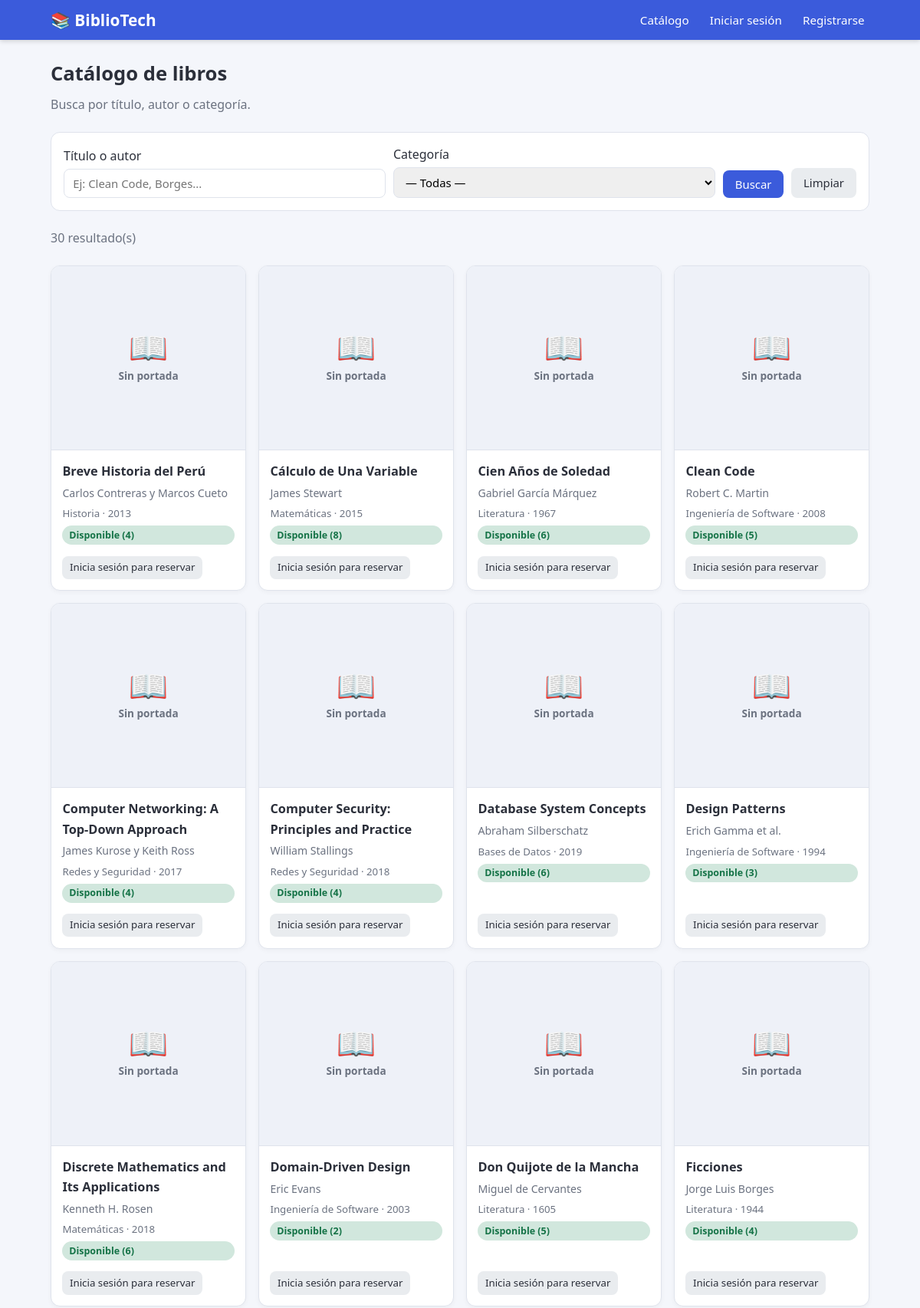
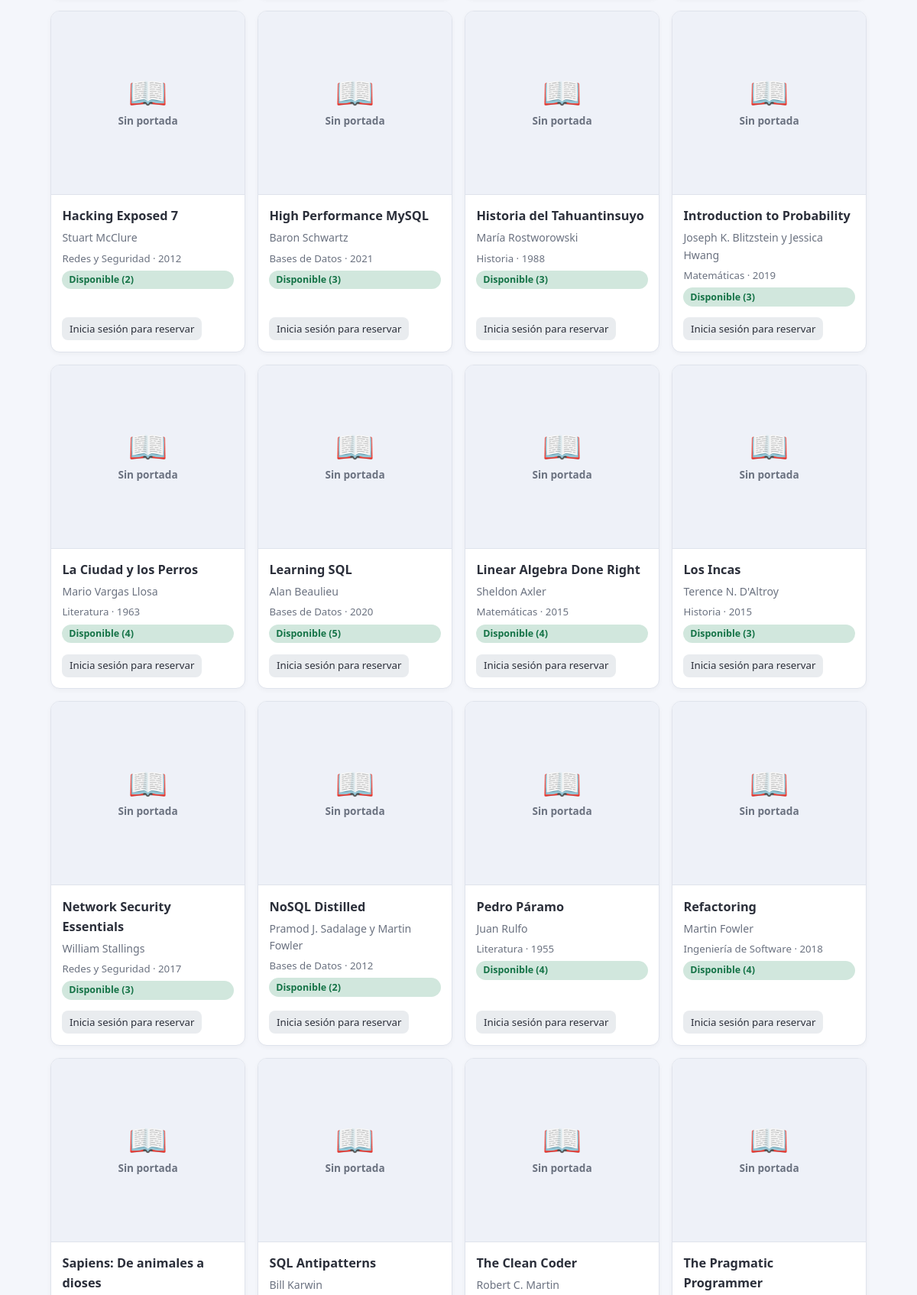
/catalogo.php (upper part), run on the app's committed database (2 pictures, top to bottom).
### tables this page shows
CREATE TABLE `libros` (
  `id` bigint(20) UNSIGNED NOT NULL,
  `titulo` varchar(255) NOT NULL,
  `autor` varchar(180) NOT NULL,
  `isbn` varchar(20) DEFAULT NULL,
  `id_categoria` bigint(20) UNSIGNED DEFAULT NULL,
  `editorial` varchar(150) DEFAULT NULL,
  `anio` smallint(5) UNSIGNED DEFAULT NULL,
  `portada_url` varchar(500) DEFAULT NULL,
  `sinopsis` text DEFAULT NULL,
  `stock_total` int(10) UNSIGNED NOT NULL DEFAULT 0,
  `stock_disponible` int(10) UNSIGNED NOT NULL DEFAULT 0,
  `created_at` timestamp NOT NULL DEFAULT current_timestamp(),
  `updated_at` timestamp NOT NULL DEFAULT current_timestamp() ON UPDATE current_timestamp()
);

CREATE TABLE `categorias` (
  `id` bigint(20) UNSIGNED NOT NULL,
  `nombre` varchar(100) NOT NULL,
  `descripcion` text DEFAULT NULL,
  `created_at` timestamp NOT NULL DEFAULT current_timestamp(),
  `updated_at` timestamp NOT NULL DEFAULT current_timestamp() ON UPDATE current_timestamp()
);

### includes/auth.php (called while the page is built, shortened)
<?php
function estaLogueado(): bool
{
    return isset($_SESSION['usuario_id']);
}
function usuarioActual(PDO $conexion): ?array
{
    if (!estaLogueado()) {
        return null;
    }
    $sql = "SELECT id, nombre, email, rol, estado
            FROM usuarios
            WHERE id = :id";
    $stmt = $conexion->prepare($sql);
    $stmt->execute([':id' => $_SESSION['usuario_id']]);
    $usuario = $stmt->fetch();
    return $usuario ?: null;
}
function e(?string $texto): string
{
    return htmlspecialchars($texto ?? '', ENT_QUOTES, 'UTF-8');
}

### catalogo.php (the view, shortened to what this page needs)
<?php
require_once __DIR__ . '/includes/auth.php';
$busqueda   = trim($_GET['buscar'] ?? '');
$sql = "SELECT l.*, c.nombre AS categoria
        FROM libros l
        LEFT JOIN categorias c ON c.id = l.id_categoria
        WHERE 1 = 1";
$parametros = [];
$sql .= " ORDER BY l.titulo";
$stmt = $conexion->prepare($sql);
$stmt->execute($parametros);
$libros = $stmt->fetchAll();
require_once __DIR__ . '/includes/header.php';
?>
<h1 class="titulo-pagina">Catálogo de libros</h1>
<p class="subtitulo">Busca por título, autor o categoría.</p>
<form method="GET" action="catalogo.php" class="barra-busqueda">
    <div class="campo">
        <label for="buscar">Título o autor</label>
        <input type="text" id="buscar" name="buscar"
               value="<?= e($busqueda) ?>" placeholder="Ej: Clean Code, Borges...">
    </div>
    <div class="campo">
        <label for="categoria">Categoría</label>
        <select id="categoria" name="categoria">
            <option value="0">— Todas —</option>
        </select>
    </div>
    <button type="submit" class="boton boton-primario">Buscar</button>
    <a href="catalogo.php" class="boton boton-suave">Limpiar</a>
</form>
<p class="subtitulo"><?= count($libros) ?> resultado(s)</p>
<div class="grid-libros">
    <?php foreach ($libros as $lib): ?>
        <div class="libro-tarjeta">
            <div class="libro-cuerpo">
                <span class="libro-titulo"><?= e($lib['titulo']) ?></span>
                <span class="libro-autor"><?= e($lib['autor']) ?></span>
                <span class="libro-datos">
                    <?= e($lib['categoria'] ?: 'Sin categoría') ?>
                    <?= $lib['anio'] ? ' · ' . (int) $lib['anio'] : '' ?>
                </span>
                <?php if ((int) $lib['stock_disponible'] > 0): ?>
                    <span class="etiqueta etiqueta-verde">
                        Disponible (<?= (int) $lib['stock_disponible'] ?>)
                    </span>
                <?php else: ?>
                    <span class="etiqueta etiqueta-rojo">No disponible</span>
                <?php endif; ?>
                <div class="libro-acciones">
                    <?php if (!$usuario): ?>
                        <a href="login.php" class="boton boton-suave boton-pequeno">
                            Inicia sesión para reservar
                        </a>
                    <?php endif; ?>
                </div>
            </div>
        </div>
    <?php endforeach; ?>
</div>
<?php require_once __DIR__ . '/includes/footer.php'; ?>

### assets/css/estilos.css (style rules this page uses)
* { margin: 0; padding: 0; box-sizing: border-box; }
:root { --color-primario: #3b5bdb; --color-primario-oscuro: #2f49b3; --color-fondo: #f4f6fb; --color-borde: #dfe3ec; --color-texto: #2b2f3a; --color-texto-suave: #6b7280; --color-exito: #157347; --color-exito-fondo: #d1e7dd; --color-error: #b02a37; --color-error-fondo: #f8d7da; --color-advertencia: #997404; --color-advertencia-fondo: #fff3cd; }
body { font-family: "Segoe UI", Arial, Helvetica, sans-serif; background-color: var(--color-fondo); color: var(--color-texto); line-height: 1.6; min-height: 100vh; display: flex; flex-direction: column; overflow-x: hidden; }
a { color: var(--color-primario); text-decoration: none; }
.titulo-pagina { font-size: 1.6rem; margin-bottom: 0.4rem; }
.subtitulo { color: var(--color-texto-suave); margin-bottom: 1.4rem; }
.boton { display: inline-block; padding: 0.5rem 1rem; border: none; border-radius: 8px; font-size: 0.93rem; font-family: inherit; cursor: pointer; background-color: var(--color-primario); color: #fff !important; text-decoration: none !important; transition: background-color 0.15s; }
.boton-primario { background-color: var(--color-primario); }
.boton-suave { background-color: #e9ecef; color: var(--color-texto) !important; }
.boton-pequeno { padding: 0.28rem 0.6rem; font-size: 0.83rem; }
.etiqueta { display: inline-block; padding: 0.15rem 0.55rem; border-radius: 999px; font-size: 0.78rem; font-weight: 600; white-space: nowrap; }
.etiqueta-verde { background-color: var(--color-exito-fondo); color: var(--color-exito); }
.barra-busqueda { display: flex; gap: 0.6rem; flex-wrap: wrap; align-items: flex-end; background-color: #fff; border: 1px solid var(--color-borde); border-radius: 12px; padding: 1rem; margin-bottom: 1.4rem; }
.barra-busqueda .campo { flex: 1; min-width: 160px; display: flex; flex-direction: column; gap: 0.25rem; }
.barra-busqueda input, .barra-busqueda select { width: 100%; box-sizing: border-box; padding: 0.5rem 0.7rem; border: 1px solid var(--color-borde); border-radius: 8px; font-family: inherit; font-size: 0.93rem; }
.grid-libros { display: grid; grid-template-columns: repeat(auto-fill, minmax(210px, 1fr)); gap: 1rem; }
.libro-tarjeta { background-color: #fff; border: 1px solid var(--color-borde); border-radius: 12px; overflow: hidden; display: flex; flex-direction: column; box-shadow: 0 2px 6px rgba(0, 0, 0, 0.04); }
.libro-cuerpo { padding: 0.9rem; display: flex; flex-direction: column; gap: 0.3rem; flex: 1; }
.libro-titulo { font-size: 1.02rem; font-weight: 700; }
.libro-autor { color: var(--color-texto-suave); font-size: 0.88rem; }
.libro-datos { font-size: 0.83rem; color: var(--color-texto-suave); }
.libro-acciones { margin-top: auto; padding-top: 0.6rem; display: flex; gap: 0.4rem; flex-wrap: wrap; }

### data on the page
libros: titulo "Breve Historia del Perú", autor "Carlos Contreras y Marcos Cueto", id_categoria.nombre "Historia", anio "2013", stock_disponible "4", shows "Inicia sesión para reservar"
libros: titulo "Cálculo de Una Variable", autor "James Stewart", id_categoria.nombre "Matemáticas", anio "2015", stock_disponible "8", shows "Inicia sesión para reservar"
libros: titulo "Cien Años de Soledad", autor "Gabriel García Márquez", id_categoria.nombre "Literatura", anio "1967", stock_disponible "6", shows "Inicia sesión para reservar"
libros: titulo "Clean Code", autor "Robert C. Martin", id_categoria.nombre "Ingeniería de Software", anio "2008", stock_disponible "5", shows "Inicia sesión para reservar"
libros: titulo "Computer Networking: A Top-Down Approach", autor "James Kurose y Keith Ross", id_categoria.nombre "Redes y Seguridad", anio "2017", stock_disponible "4", shows "Inicia sesión para reservar"
libros: titulo "Computer Security: Principles and Practice", autor "William Stallings", id_categoria.nombre "Redes y Seguridad", anio "2018", stock_disponible "4", shows "Inicia sesión para reservar"
libros: titulo "Database System Concepts", autor "Abraham Silberschatz", id_categoria.nombre "Bases de Datos", anio "2019", stock_disponible "6", shows "Inicia sesión para reservar"
libros: titulo "Design Patterns", autor "Erich Gamma et al.", id_categoria.nombre "Ingeniería de Software", anio "1994", stock_disponible "3", shows "Inicia sesión para reservar"
libros: titulo "Discrete Mathematics and Its Applications", autor "Kenneth H. Rosen", id_categoria.nombre "Matemáticas", anio "2018", stock_disponible "6", shows "Inicia sesión para reservar"
libros: titulo "Domain-Driven Design", autor "Eric Evans", id_categoria.nombre "Ingeniería de Software", anio "2003", stock_disponible "2", shows "Inicia sesión para reservar"
libros: titulo "Don Quijote de la Mancha", autor "Miguel de Cervantes", id_categoria.nombre "Literatura", anio "1605", stock_disponible "5", shows "Inicia sesión para reservar"
libros: titulo "Ficciones", autor "Jorge Luis Borges", id_categoria.nombre "Literatura", anio "1944", stock_disponible "4", shows "Inicia sesión para reservar"
libros: titulo "Hacking Exposed 7", autor "Stuart McClure", id_categoria.nombre "Redes y Seguridad", anio "2012", stock_disponible "2", shows "Inicia sesión para reservar"
libros: titulo "High Performance MySQL", autor "Baron Schwartz", id_categoria.nombre "Bases de Datos", anio "2021", stock_disponible "3", shows "Inicia sesión para reservar"
libros: titulo "Historia del Tahuantinsuyo", autor "María Rostworowski", id_categoria.nombre "Historia", anio "1988", stock_disponible "3", shows "Inicia sesión para reservar"
libros: titulo "Introduction to Probability", autor "Joseph K. Blitzstein y Jessica Hwang", id_categoria.nombre "Matemáticas", anio "2019", stock_disponible "3", shows "Inicia sesión para reservar"
libros: titulo "La Ciudad y los Perros", autor "Mario Vargas Llosa", id_categoria.nombre "Literatura", anio "1963", stock_disponible "4", shows "Inicia sesión para reservar"
libros: titulo "Learning SQL", autor "Alan Beaulieu", id_categoria.nombre "Bases de Datos", anio "2020", stock_disponible "5", shows "Inicia sesión para reservar"
libros: titulo "Linear Algebra Done Right", autor "Sheldon Axler", id_categoria.nombre "Matemáticas", anio "2015", stock_disponible "4", shows "Inicia sesión para reservar"
libros: titulo "Los Incas", autor "Terence N. D'Altroy", id_categoria.nombre "Historia", anio "2015", stock_disponible "3", shows "Inicia sesión para reservar"
libros: titulo "Network Security Essentials", autor "William Stallings", id_categoria.nombre "Redes y Seguridad", anio "2017", stock_disponible "3", shows "Inicia sesión para reservar"
libros: titulo "NoSQL Distilled", autor "Pramod J. Sadalage y Martin Fowler", id_categoria.nombre "Bases de Datos", anio "2012", stock_disponible "2", shows "Inicia sesión para reservar"
libros: titulo "Pedro Páramo", autor "Juan Rulfo", id_categoria.nombre "Literatura", anio "1955", stock_disponible "4", shows "Inicia sesión para reservar"
libros: titulo "Refactoring", autor "Martin Fowler", id_categoria.nombre "Ingeniería de Software", anio "2018", stock_disponible "4", shows "Inicia sesión para reservar"
libros: titulo "Sapiens: De animales a dioses"
libros: titulo "SQL Antipatterns", autor "Bill Karwin"
libros: titulo "The Clean Coder", autor "Robert C. Martin"
libros: titulo "The Pragmatic Programmer"

### other printed values
count($libros) "30"
